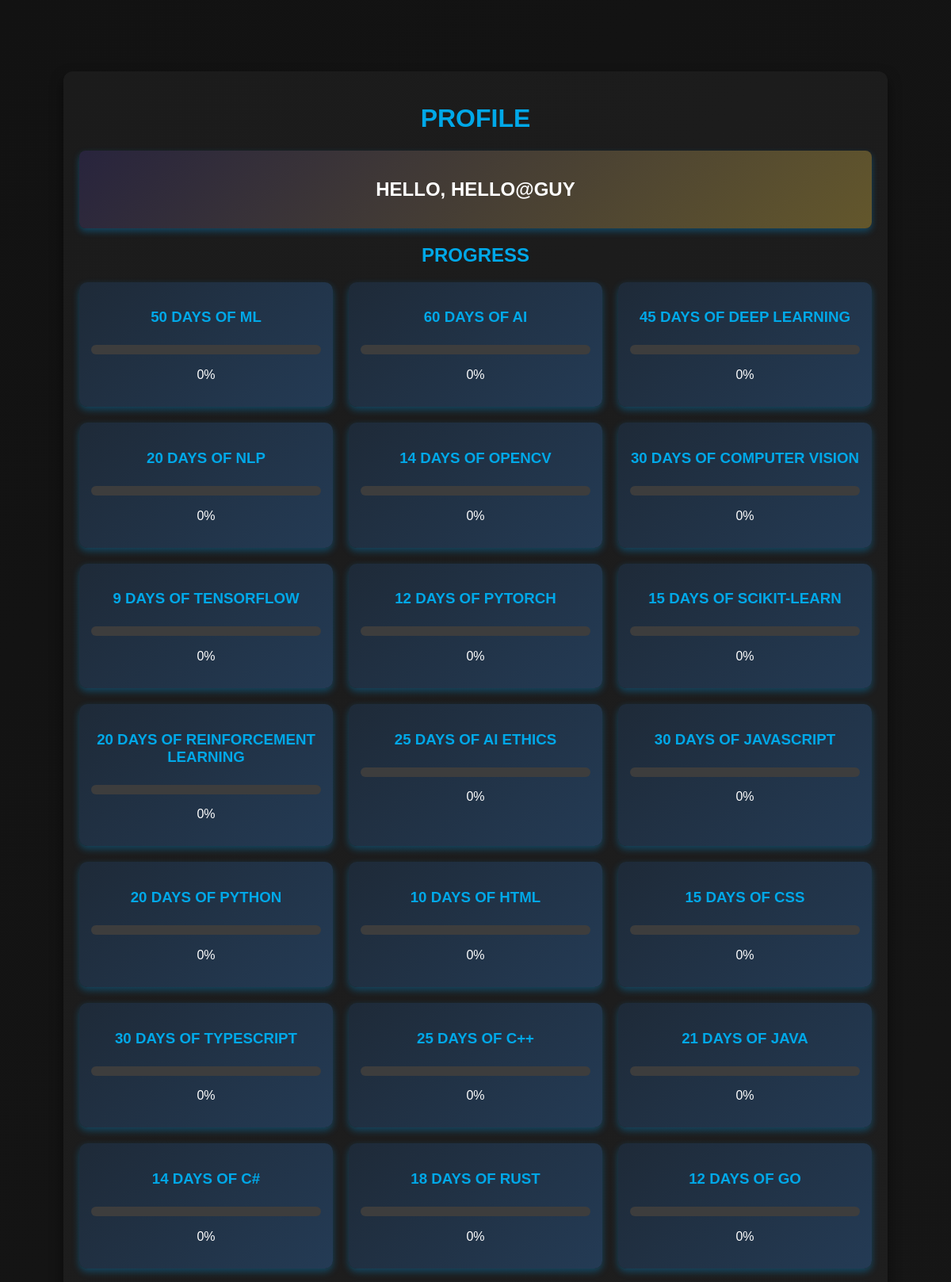
/profile/ (signed in, upper part), run on the app's committed database.
### tracker/models.py (models this page shows, shortened)
class Profile(models.Model):
    user = models.OneToOneField(User, on_delete=models.CASCADE)
    fields_of_interest = models.ManyToManyField('FieldOfInterest', blank=True)

class Challenge(models.Model):
    name = models.CharField(max_length=100)
    total_days = models.IntegerField()
    field_of_interest = models.ForeignKey(
        'FieldOfInterest',
        on_delete=models.CASCADE,
        related_name='challenge_set',
        null=True,  # Allow NULL values
        blank=True  # Allow blank values in forms
    )

### tracker/views.py (the view)
# urls.py: path('profile/', views.profile, name='profile'),
@login_required
def profile(request):
    profile = request.user.profile
    badges = Badge.objects.filter(user=request.user)
    challenges = Challenge.objects.all()
    uploads = UploadedFile.objects.filter(user=request.user)
    progress = {}
    for challenge in challenges:
        count = uploads.filter(challenge=challenge).count()
        progress[challenge.name] = (count / challenge.total_days) * 100 if challenge.total_days > 0 else 0
    unread_notifications = Notification.objects.filter(user=request.user, is_read=False)
    return render(request, 'tracker/profile.html', {
        'profile': profile,
        'badges': badges,
        'progress': progress,
        'unread_notifications': unread_notifications
    })

### tracker/templates/tracker/profile.html (shortened to what this page needs)
{% extends 'tracker/base.html' %}
{% block content %}
<div class="container">
    <h1>Profile</h1>
    <div class="profile-info" style="color: white;">
        <h2 style="color: white;">Hello, <strong>{{ profile.user.username }}</strong> </h2>
    </div>
    <h2>Progress</h2>
    <div class="grid-container">
        {% for challenge, progress in progress.items %}
            <div class="grid-item">
                <h3>{{ challenge }}</h3>
                <progress value="{{ progress }}" max="100"></progress>
                <p>{{ progress|floatformat }}%</p>
            </div>
        {% endfor %}
    </div>
</div>
{% endblock %}

### tracker/templates/tracker/base.html (style rules this page uses)
body { font-family: Arial, sans-serif; margin: 0; padding: 0; background-color: #121212; color: white; }

### tracker/templates/tracker/profile.html (style rules this page uses)
body { background: linear-gradient(135deg, #121212, #1A1A1A); color: #ffffff; font-family: 'Poppins', sans-serif; margin: 0; padding: 20px; }
.container { max-width: 1000px; margin: 50px auto; padding: 20px; background: linear-gradient(135deg, #1B1B1B, #222222); border-radius: 12px; box-shadow: 0 8px 16px rgba(0, 0, 0, 0.5); text-align: center; }
h1, h2, h3 { color: #00A8E8; text-transform: uppercase; }
.profile-info { margin-bottom: 20px; padding: 15px; background: linear-gradient(135deg, #28243D,rgb(99, 87, 44)); border-radius: 8px; box-shadow: 0 4px 8px rgba(0, 170, 255, 0.3); }
.grid-container { display: grid; grid-template-columns: repeat(3, 1fr); gap: 20px; justify-content: center; margin-top: 20px; }
.grid-item { background: linear-gradient(135deg, #1E2A38, #243B55); padding: 15px; border-radius: 10px; text-align: center; box-shadow: 0 4px 10px rgba(0, 170, 255, 0.3); transition: transform 0.3s ease-in-out; }
progress { width: 100%; height: 12px; border-radius: 6px; appearance: none; }

### data on the page
Profile: user.username "HELLO@GUY"
Challenge: progress "50 DAYS OF ML"
Challenge: progress "60 DAYS OF AI"
Challenge: progress "45 DAYS OF DEEP LEARNING"
Challenge: progress "20 DAYS OF NLP"
Challenge: progress "14 DAYS OF OPENCV"
Challenge: progress "30 DAYS OF COMPUTER VISION"
Challenge: progress "9 DAYS OF TENSORFLOW"
Challenge: progress "12 DAYS OF PYTORCH"
Challenge: progress "15 DAYS OF SCIKIT-LEARN"
Challenge: progress "20 DAYS OF REINFORCEMENT LEARNING"
Challenge: progress "25 DAYS OF AI ETHICS"
Challenge: progress "30 DAYS OF JAVASCRIPT"
Challenge: progress "20 DAYS OF PYTHON"
Challenge: progress "10 DAYS OF HTML"
Challenge: progress "15 DAYS OF CSS"
Challenge: progress "30 DAYS OF TYPESCRIPT"
Challenge: progress "25 DAYS OF C++"
Challenge: progress "21 DAYS OF JAVA"
Challenge: progress "14 DAYS OF C#"
Challenge: progress "18 DAYS OF RUST"
Challenge: progress "12 DAYS OF GO"

### other printed values
{{ progress|floatformat }} "0" "0" "0" "0" "0" "0" "0" "0" "0" "0" "0" "0" "0" "0" "0" "0" "0" "0" "0" "0" "0"
